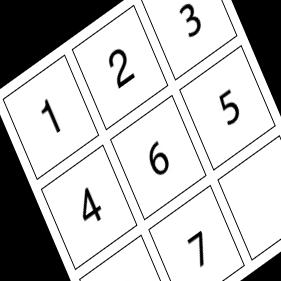
#> input picture data_augmentation/image_0_8418..jpg, 281 x 281 px; its folder holds only this picture in this run
$ python image_augmentation.py
#> lines starting #> are read from the running program, lines starting #| are printed output that depends on the picture
import os

import cv2

'''
    simple image augmentor that flips, rotate and ...
    images of the script directory and saves them
'''


class SimpleAugmentor:

    def __init__(self, image_path='./', save=True, flip=True, rotation=True, gray=False,
                 filtering=False):
        self.save = save
        self.flip = flip
        self.gray = gray
        self.rotation = rotation
        self.filtering = filtering

        # if there is  directory for saving augmented data  then create one
        if not os.path.exists('augments'):
            os.makedirs('augments')

        self.image_path = image_path
        self.save_path = self.image_path + '/augments/'

    # call  this method to start augmenting data
    def start(self):

        images, names = self.load_images_form_disk()

        for image, name in zip(images, names):

            if self.rotation:
                self.rotate_image(image, name)

            if self.flip:
                self.flip_image(image, name)

            if self.gray:
                self.convert_to_gray(image, name)

            if self.filtering:
                self.filter_image(image, name)

    def rotate_image(self, image, name):
        rotate_codes = [cv2.ROTATE_90_CLOCKWISE, cv2.ROTATE_90_COUNTERCLOCKWISE, cv2.ROTATE_180]

        for i, code in enumerate(rotate_codes):
            rotated = cv2.rotate(image, code)
            if self.save:
                self.save_image(rotated, save_name=name + 'Rotate' + str(i))

    def flip_image(self, image, name):

        for i in range(0, 2):
            flipped = cv2.flip(image, flipCode=i)
            self.save_image(flipped, name + 'Flip' + str(i))

    def convert_to_gray(self, image, name):
        gray = cv2.cvtColor(image, cv2.COLOR_BGR2GRAY)

        self.save_image(gray, 'gray ' + name)

    def filter_image(self, image, name):
        # decide filtering type
        pass

    def save_image(self, image, save_name):
        cv2.imwrite(self.save_path + save_name + '.jpg', image)
        print(f'[INFO] saved {save_name}')

    def load_images_form_disk(self):
        images = []
        names = []

        for root, dirs, files in os.walk(self.image_path):
            for file in files:
                file_path = os.path.join(root, file)
                file_name = os.path.basename(file_path)

                # remove extension
                file_name = file_name[:-4]

                image = cv2.imread(file_path)
#> image is the input picture: shape (281, 281, 3); min 0, max 255, mean 193.4

                # filter corrupted images
                if image is not None:
                    images.append(image)
                    names.append(file_name)

        return images, names


if __name__ == '__main__':
    augmentor = SimpleAugmentor()

    augmentor.start()
#> the loop in start, `for image, name in zip(images, names): ` made 1 pass
#> pass 1, in save_image, `cv2.imwrite(self.save_path + save_name + '.jpg', image)`:
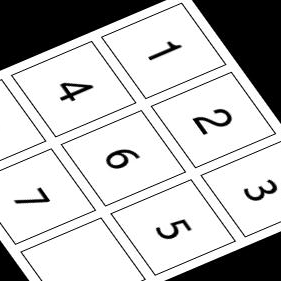
#> saved as image_0_8418.Rotate0.jpg: shape (281, 281, 3); min 0, max 255, mean 193.4
#> pass 1, in save_image (call 2), `cv2.imwrite(self.save_path + save_name + '.jpg', image)`:
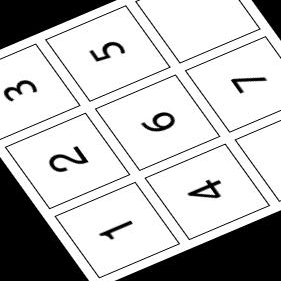
#> saved as image_0_8418.Rotate1.jpg: shape (281, 281, 3); min 0, max 255, mean 193.4
#> pass 1, in save_image (call 3), `cv2.imwrite(self.save_path + save_name + '.jpg', image)`:
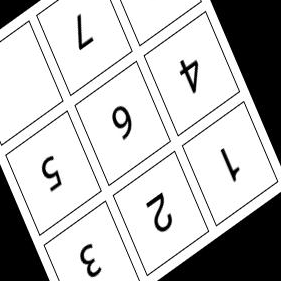
#> saved as image_0_8418.Rotate2.jpg: shape (281, 281, 3); min 0, max 255, mean 193.4
#> pass 1, in save_image (call 4), `cv2.imwrite(self.save_path + save_name + '.jpg', image)`:
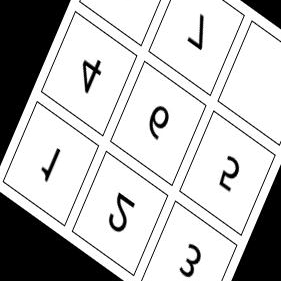
#> saved as image_0_8418.Flip0.jpg: shape (281, 281, 3); min 0, max 255, mean 193.4
